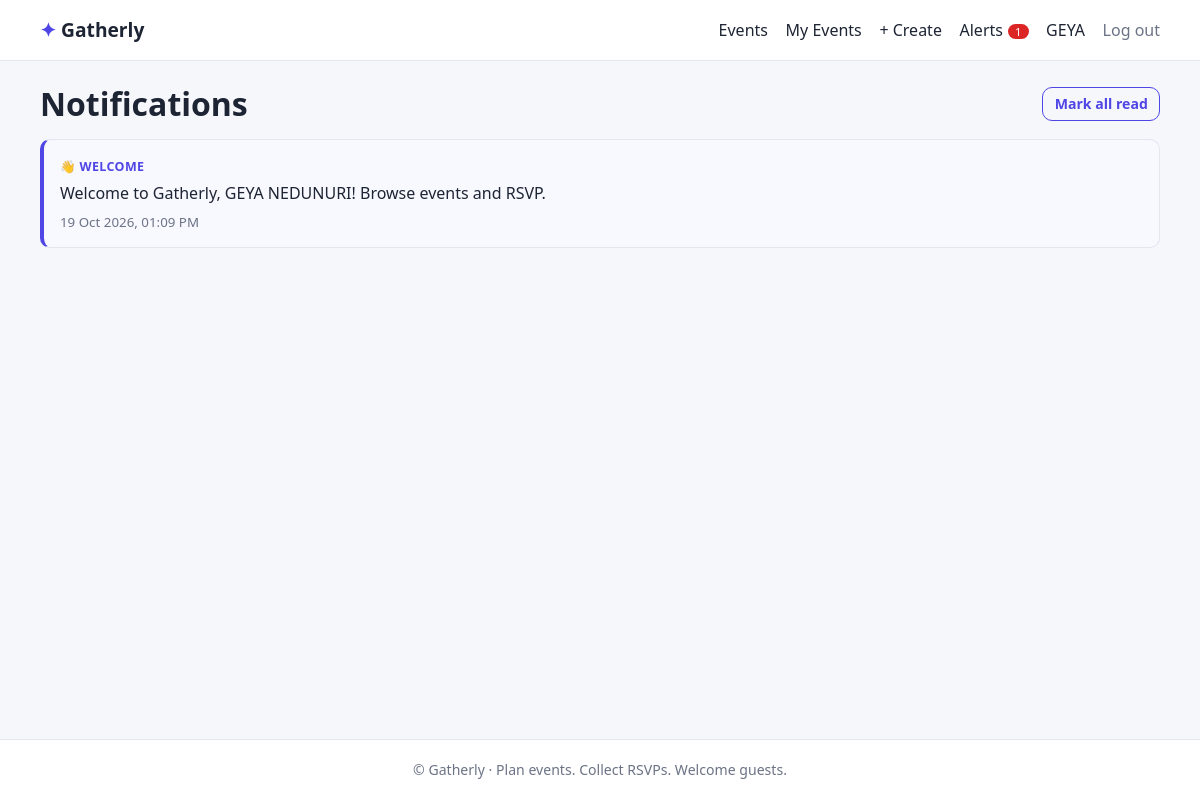
The app's page /notifications (signed in) with its own data.
### tables this page shows
CREATE TABLE users (
    id INTEGER PRIMARY KEY AUTOINCREMENT,
    name TEXT NOT NULL,
    email TEXT NOT NULL UNIQUE,
    password_hash TEXT NOT NULL,
    phone TEXT DEFAULT '',
    bio TEXT DEFAULT '',
    role TEXT NOT NULL DEFAULT 'user',
    created_at TEXT NOT NULL
);

CREATE TABLE notifications (
    id INTEGER PRIMARY KEY AUTOINCREMENT,
    user_id INTEGER NOT NULL REFERENCES users(id) ON DELETE CASCADE,
    event_id INTEGER REFERENCES events(id) ON DELETE SET NULL,
    kind TEXT NOT NULL,
    message TEXT NOT NULL,
    is_read INTEGER NOT NULL DEFAULT 0,
    created_at TEXT NOT NULL
);

### app.py (the view)
@app.route("/notifications")
@login_required
def notifications():
    rows = query("SELECT * FROM notifications WHERE user_id=? ORDER BY id DESC LIMIT 100",
                 (current_user()["id"],))
    return render_template("notifications.html", rows=rows)

### app.py (called while the page is built)
def get_db():
    if "db" not in g:
        g.db = sqlite3.connect(DB_PATH)
        g.db.row_factory = sqlite3.Row
        g.db.execute("PRAGMA foreign_keys = ON")
    return g.db

def query(sql, args=(), one=False):
    cur = get_db().execute(sql, args)
    rows = cur.fetchall()
    return (rows[0] if rows else None) if one else rows

def current_user():
    uid = session.get("uid")
    if not uid:
        return None
    if "user" not in g:
        g.user = query("SELECT * FROM users WHERE id=?", (uid,), one=True)
    return g.user

def login_required(fn):
    @wraps(fn)
    def wrapper(*a, **kw):
        if not current_user():
            flash("Please log in to continue.", "info")
            return redirect(url_for("login", next=request.path))
        return fn(*a, **kw)
    return wrapper

@app.before_request
def csrf_protect():
    if request.method == "POST":
        token = session.get("_csrf")
        if not token or token != request.form.get("_csrf"):
            abort(400, "Invalid or missing CSRF token. Go back, refresh and try again.")

def csrf_token():
    if "_csrf" not in session:
        session["_csrf"] = secrets.token_hex(16)
    return session["_csrf"]

@app.context_processor
def inject_globals():
    user = current_user()
    unread = 0
    if user:
        unread = query("SELECT COUNT(*) c FROM notifications WHERE user_id=? AND is_read=0",
                       (user["id"],), one=True)["c"]
    return dict(csrf_token=csrf_token, me=user, unread_count=unread,
                STATUSES=STATUSES, is_past=is_past, can_manage=can_manage,
                MAX_GUESTS=MAX_GUESTS)

@app.template_filter("fstamp")
def fstamp(s):
    return datetime.strptime(s, "%Y-%m-%d %H:%M:%S").strftime("%d %b %Y, %I:%M %p")

### templates/notifications.html (shortened to what this page needs)
{% extends "base.html" %}
{% block content %}
<div class="toolbar">
  <h1>Notifications</h1>
  {% if unread_count %}
  <form method="post" action="{{ url_for('notifications_read') }}">
    <button class="btn ghost btn-sm" type="submit">Mark all read</button>
  </form>
  {% endif %}
</div>
{% if rows %}
<ul class="notif-list">
  {% for n in rows %}
  <li class="notif {{ '' if n.is_read else 'unread' }}">
    <span class="kind {{ n.kind }}">{{ {'rsvp_confirmation':'✔ Confirmation','reminder':'⏰ Reminder','event_updated':'✎ Update','event_cancelled':'✖ Cancelled','announcement':'📣 Message','welcome':'👋 Welcome','event_created':'★ Created'}.get(n.kind, 'Notice') }}</span>
    <p>{{ n.message }}{% if n.event_id %} <a href="{{ url_for('event_detail', eid=n.event_id) }}">View event</a>{% endif %}</p>
    <small class="muted">{{ n.created_at|fstamp }}</small>
  </li>
  {% endfor %}
</ul>
{% else %}
  <div class="empty"><p>You're all caught up.</p></div>
{% endif %}
{% endblock %}

### templates/base.html (shortened to what this page needs)
<!doctype html>
<html lang="en">
<head>
  <link rel="stylesheet" href="{{ url_for('static', filename='css/style.css') }}">
</head>
<body>
<header class="topbar">
  <div class="container nav">
    <a class="brand" href="{{ url_for('index') }}"><span class="logo">✦</span> Gatherly</a>
    <nav id="menu" class="menu">
      <a href="{{ url_for('index') }}">Events</a>
      {% if me %}
        <a href="{{ url_for('my_events') }}">My Events</a>
        <a href="{{ url_for('event_new') }}">+ Create</a>
        <a href="{{ url_for('notifications') }}" class="bell">Alerts{% if unread_count %}<span class="badge">{{ unread_count }}</span>{% endif %}</a>
        <a href="{{ url_for('profile') }}">{{ me.name.split()[0] }}</a>
        <form method="post" action="{{ url_for('logout') }}" class="inline">
          <button class="linkbtn" type="submit">Log out</button>
        </form>
      {% else %}
        <a href="{{ url_for('login') }}">Log in</a>
        <a class="btn btn-sm" href="{{ url_for('register') }}">Sign up</a>
      {% endif %}
    </nav>
  </div>
</header>
<main class="container">
  {% block content %}{% endblock %}
</main>
<footer class="footer"><div class="container">© Gatherly · Plan events. Collect RSVPs. Welcome guests.</div></footer>
</body>
</html>

### static/css/style.css (style rules this page uses)
:root { --bg: #f6f7fb; --surface: #fff; --text: #1d2433; --muted: #6b7385; --border: #e3e6ef; --primary: #4f46e5; --primary-d: #4338ca; --going: #16a34a; --maybe: #d97706; --no: #dc2626; --radius: 14px; --shadow: 0 1px 3px rgba(20,25,50,.08), 0 6px 20px rgba(20,25,50,.05); }
* { box-sizing: border-box; }
html { -webkit-text-size-adjust: 100%; }
body { margin: 0; font: 16px/1.55 system-ui, -apple-system, "Segoe UI", Roboto, sans-serif; background: var(--bg); color: var(--text); min-height: 100vh; display: flex; flex-direction: column; }
main { flex: 1; padding-top: 1.5rem; padding-bottom: 3rem; }
a { color: var(--primary); text-decoration: none; }
h1 { font-size: clamp(1.5rem, 4vw, 2rem); margin: 0 0 .6rem; line-height: 1.2; }
.container { width: min(1120px, 100% - 2rem); margin-inline: auto; }
.muted { color: var(--muted); }
.inline { display: inline; }
.topbar { background: var(--surface); border-bottom: 1px solid var(--border); position: sticky; top: 0; z-index: 20; }
.nav { display: flex; align-items: center; justify-content: space-between; min-height: 60px; position: relative; }
.brand { font-weight: 800; font-size: 1.2rem; color: var(--text); }
.logo { color: var(--primary); }
.menu { display: flex; align-items: center; gap: 1.1rem; }
.menu a { color: var(--text); font-weight: 500; }
.badge { background: var(--no); color: #fff; font-size: .7rem; border-radius: 99px; padding: 0 .45rem; margin-left: .3rem; }
.linkbtn { background: none; border: 0; font: inherit; font-weight: 500; color: var(--muted); cursor: pointer; padding: 0; }
.btn { display: inline-block; background: var(--primary); color: #fff !important; border: 1px solid var(--primary); padding: .6rem 1.1rem; border-radius: 10px; font: inherit; font-weight: 600; cursor: pointer; text-align: center; transition: background .15s, transform .05s; }
.btn.ghost { background: transparent; color: var(--primary) !important; }
.btn-sm { padding: .3rem .7rem; font-size: .88rem; }
.toolbar { display: flex; justify-content: space-between; align-items: center; gap: 1rem; flex-wrap: wrap; margin-bottom: 1rem; }
.toolbar h1 { margin: 0; }
.notif-list { list-style: none; padding: 0; margin: 0; display: grid; gap: .6rem; }
.notif { background: var(--surface); border: 1px solid var(--border); border-left: 4px solid var(--border); border-radius: 10px; padding: .8rem 1rem; }
.notif.unread { border-left-color: var(--primary); background: #f8f8ff; }
.notif p { margin: .2rem 0; }
.kind { font-size: .78rem; font-weight: 700; color: var(--primary); text-transform: uppercase; letter-spacing: .03em; }
.footer { border-top: 1px solid var(--border); padding: 1.2rem 0; color: var(--muted); font-size: .88rem; text-align: center; background: var(--surface); }

### records on screen
users: name "GEYA"
notifications: kind "👋 WELCOME", message "Welcome to Gatherly, GEYA NEDUNURI! Browse events and RSVP.", created_at|fstamp "19 Oct 2026, 01:09 PM"

### other values on screen
{{ unread_count }} "1"
